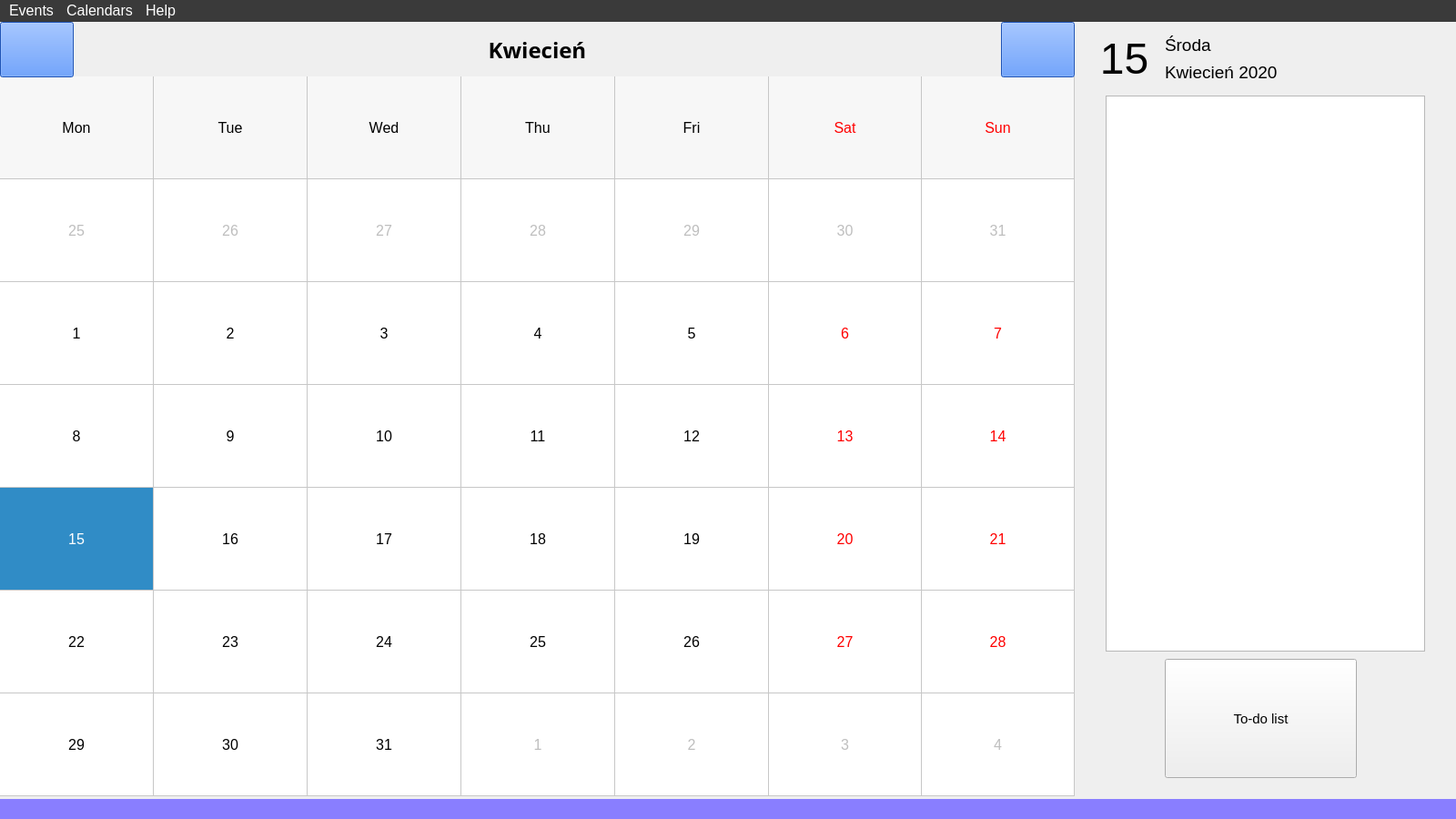
<?xml version="1.0" encoding="UTF-8"?>
<ui version="4.0">
 <class>MainWindow</class>
 <widget class="QMainWindow" name="MainWindow">
  <property name="geometry">
   <rect>
    <x>0</x>
    <y>0</y>
    <width>1600</width>
    <height>900</height>
   </rect>
  </property>
  <property name="minimumSize">
   <size>
    <width>1600</width>
    <height>900</height>
   </size>
  </property>
  <property name="maximumSize">
   <size>
    <width>1600</width>
    <height>900</height>
   </size>
  </property>
  <property name="windowTitle">
   <string>MainWindow</string>
  </property>
  <property name="styleSheet">
   <string notr="true"/>
  </property>
  <widget class="QWidget" name="centralwidget">
   <widget class="QCalendarWidget" name="calendar">
    <property name="geometry">
     <rect>
      <x>0</x>
      <y>60</y>
      <width>1181</width>
      <height>791</height>
     </rect>
    </property>
    <property name="font">
     <font>
      <pointsize>12</pointsize>
     </font>
    </property>
    <property name="styleSheet">
     <string notr="true"/>
    </property>
    <property name="minimumDate">
     <date>
      <year>2010</year>
      <month>9</month>
      <day>14</day>
     </date>
    </property>
    <property name="maximumDate">
     <date>
      <year>2040</year>
      <month>12</month>
      <day>31</day>
     </date>
    </property>
    <property name="gridVisible">
     <bool>true</bool>
    </property>
    <property name="verticalHeaderFormat">
     <enum>QCalendarWidget::NoVerticalHeader</enum>
    </property>
    <property name="navigationBarVisible">
     <bool>false</bool>
    </property>
    <property name="dateEditEnabled">
     <bool>false</bool>
    </property>
   </widget>
   <widget class="QPushButton" name="todo_button">
    <property name="geometry">
     <rect>
      <x>1280</x>
      <y>700</y>
      <width>211</width>
      <height>131</height>
     </rect>
    </property>
    <property name="font">
     <font>
      <pointsize>11</pointsize>
     </font>
    </property>
    <property name="statusTip">
     <string/>
    </property>
    <property name="whatsThis">
     <string/>
    </property>
    <property name="autoFillBackground">
     <bool>true</bool>
    </property>
    <property name="styleSheet">
     <string notr="true"/>
    </property>
    <property name="text">
     <string>To-do list</string>
    </property>
    <property name="icon">
     <iconset theme="dark">
      <normaloff>.</normaloff>.</iconset>
    </property>
    <property name="flat">
     <bool>false</bool>
    </property>
   </widget>
   <widget class="QLabel" name="day_number_label">
    <property name="geometry">
     <rect>
      <x>1190</x>
      <y>10</y>
      <width>91</width>
      <height>61</height>
     </rect>
    </property>
    <property name="font">
     <font>
      <pointsize>36</pointsize>
     </font>
    </property>
    <property name="text">
     <string>15</string>
    </property>
    <property name="alignment">
     <set>Qt::AlignCenter</set>
    </property>
   </widget>
   <widget class="QLabel" name="day_of_week_label">
    <property name="geometry">
     <rect>
      <x>1280</x>
      <y>10</y>
      <width>171</width>
      <height>31</height>
     </rect>
    </property>
    <property name="font">
     <font>
      <pointsize>14</pointsize>
     </font>
    </property>
    <property name="text">
     <string>Środa</string>
    </property>
   </widget>
   <widget class="QLabel" name="month_and_year_label">
    <property name="geometry">
     <rect>
      <x>1280</x>
      <y>40</y>
      <width>171</width>
      <height>31</height>
     </rect>
    </property>
    <property name="font">
     <font>
      <pointsize>14</pointsize>
     </font>
    </property>
    <property name="text">
     <string>Kwiecień 2020</string>
    </property>
   </widget>
   <widget class="QLabel" name="month_header_label">
    <property name="geometry">
     <rect>
      <x>340</x>
      <y>0</y>
      <width>501</width>
      <height>61</height>
     </rect>
    </property>
    <property name="font">
     <font>
      <family>Bahnschrift SemiBold</family>
      <pointsize>18</pointsize>
      <weight>75</weight>
      <bold>true</bold>
     </font>
    </property>
    <property name="text">
     <string>Kwiecień</string>
    </property>
    <property name="alignment">
     <set>Qt::AlignCenter</set>
    </property>
   </widget>
   <widget class="QPushButton" name="nextmonth_header_button">
    <property name="geometry">
     <rect>
      <x>1100</x>
      <y>0</y>
      <width>81</width>
      <height>61</height>
     </rect>
    </property>
    <property name="font">
     <font>
      <pointsize>18</pointsize>
      <weight>75</weight>
      <bold>true</bold>
     </font>
    </property>
    <property name="styleSheet">
     <string notr="true">color: black;
background-image: url(:/new/prefix1/next.png);
background-color: rgb(44, 118, 255);</string>
    </property>
    <property name="text">
     <string/>
    </property>
    <property name="shortcut">
     <string>Ctrl++</string>
    </property>
   </widget>
   <widget class="QPushButton" name="prevmonth_header_button">
    <property name="geometry">
     <rect>
      <x>0</x>
      <y>0</y>
      <width>81</width>
      <height>61</height>
     </rect>
    </property>
    <property name="font">
     <font>
      <pointsize>18</pointsize>
      <weight>75</weight>
      <bold>true</bold>
     </font>
    </property>
    <property name="styleSheet">
     <string notr="true">background-color: white;
background-color: rgb(44, 118, 255);
background-image: url(:/new/prefix1/prev.png);
color: black;
</string>
    </property>
    <property name="text">
     <string notr="true"/>
    </property>
    <property name="shortcut">
     <string>Ctrl+-</string>
    </property>
    <property name="autoExclusive">
     <bool>true</bool>
    </property>
   </widget>
   <widget class="QListWidget" name="dynamic_label">
    <property name="geometry">
     <rect>
      <x>1215</x>
      <y>81</y>
      <width>351</width>
      <height>611</height>
     </rect>
    </property>
    <property name="font">
     <font>
      <family>Yu Gothic UI Light</family>
      <pointsize>12</pointsize>
     </font>
    </property>
   </widget>
  </widget>
  <widget class="QMenuBar" name="menubar">
   <property name="geometry">
    <rect>
     <x>0</x>
     <y>0</y>
     <width>1600</width>
     <height>32</height>
    </rect>
   </property>
   <property name="palette">
    <palette>
     <active>
      <colorrole role="WindowText">
       <brush brushstyle="SolidPattern">
        <color alpha="255">
         <red>255</red>
         <green>255</green>
         <blue>255</blue>
        </color>
       </brush>
      </colorrole>
      <colorrole role="Button">
       <brush brushstyle="SolidPattern">
        <color alpha="255">
         <red>58</red>
         <green>58</green>
         <blue>58</blue>
        </color>
       </brush>
      </colorrole>
      <colorrole role="Text">
       <brush brushstyle="SolidPattern">
        <color alpha="255">
         <red>255</red>
         <green>255</green>
         <blue>255</blue>
        </color>
       </brush>
      </colorrole>
      <colorrole role="ButtonText">
       <brush brushstyle="SolidPattern">
        <color alpha="255">
         <red>255</red>
         <green>255</green>
         <blue>255</blue>
        </color>
       </brush>
      </colorrole>
      <colorrole role="Base">
       <brush brushstyle="SolidPattern">
        <color alpha="255">
         <red>58</red>
         <green>58</green>
         <blue>58</blue>
        </color>
       </brush>
      </colorrole>
      <colorrole role="Window">
       <brush brushstyle="SolidPattern">
        <color alpha="255">
         <red>58</red>
         <green>58</green>
         <blue>58</blue>
        </color>
       </brush>
      </colorrole>
      <colorrole role="Highlight">
       <brush brushstyle="SolidPattern">
        <color alpha="170">
         <red>4</red>
         <green>3</green>
         <blue>3</blue>
        </color>
       </brush>
      </colorrole>
      <colorrole role="HighlightedText">
       <brush brushstyle="SolidPattern">
        <color alpha="255">
         <red>53</red>
         <green>53</green>
         <blue>53</blue>
        </color>
       </brush>
      </colorrole>
      <colorrole role="AlternateBase">
       <brush brushstyle="SolidPattern">
        <color alpha="255">
         <red>39</red>
         <green>39</green>
         <blue>39</blue>
        </color>
       </brush>
      </colorrole>
      <colorrole role="PlaceholderText">
       <brush brushstyle="NoBrush">
        <color alpha="128">
         <red>255</red>
         <green>255</green>
         <blue>255</blue>
        </color>
       </brush>
      </colorrole>
     </active>
     <inactive>
      <colorrole role="WindowText">
       <brush brushstyle="SolidPattern">
        <color alpha="255">
         <red>255</red>
         <green>255</green>
         <blue>255</blue>
        </color>
       </brush>
      </colorrole>
      <colorrole role="Button">
       <brush brushstyle="SolidPattern">
        <color alpha="255">
         <red>58</red>
         <green>58</green>
         <blue>58</blue>
        </color>
       </brush>
      </colorrole>
      <colorrole role="Text">
       <brush brushstyle="SolidPattern">
        <color alpha="255">
         <red>255</red>
         <green>255</green>
         <blue>255</blue>
        </color>
       </brush>
      </colorrole>
      <colorrole role="ButtonText">
       <brush brushstyle="SolidPattern">
        <color alpha="255">
         <red>255</red>
         <green>255</green>
         <blue>255</blue>
        </color>
       </brush>
      </colorrole>
      <colorrole role="Base">
       <brush brushstyle="SolidPattern">
        <color alpha="255">
         <red>58</red>
         <green>58</green>
         <blue>58</blue>
        </color>
       </brush>
      </colorrole>
      <colorrole role="Window">
       <brush brushstyle="SolidPattern">
        <color alpha="255">
         <red>58</red>
         <green>58</green>
         <blue>58</blue>
        </color>
       </brush>
      </colorrole>
      <colorrole role="Highlight">
       <brush brushstyle="SolidPattern">
        <color alpha="170">
         <red>4</red>
         <green>3</green>
         <blue>3</blue>
        </color>
       </brush>
      </colorrole>
      <colorrole role="HighlightedText">
       <brush brushstyle="SolidPattern">
        <color alpha="255">
         <red>53</red>
         <green>53</green>
         <blue>53</blue>
        </color>
       </brush>
      </colorrole>
      <colorrole role="AlternateBase">
       <brush brushstyle="SolidPattern">
        <color alpha="255">
         <red>39</red>
         <green>39</green>
         <blue>39</blue>
        </color>
       </brush>
      </colorrole>
      <colorrole role="PlaceholderText">
       <brush brushstyle="NoBrush">
        <color alpha="128">
         <red>255</red>
         <green>255</green>
         <blue>255</blue>
        </color>
       </brush>
      </colorrole>
     </inactive>
     <disabled>
      <colorrole role="WindowText">
       <brush brushstyle="SolidPattern">
        <color alpha="255">
         <red>255</red>
         <green>255</green>
         <blue>255</blue>
        </color>
       </brush>
      </colorrole>
      <colorrole role="Button">
       <brush brushstyle="SolidPattern">
        <color alpha="255">
         <red>58</red>
         <green>58</green>
         <blue>58</blue>
        </color>
       </brush>
      </colorrole>
      <colorrole role="Text">
       <brush brushstyle="SolidPattern">
        <color alpha="255">
         <red>255</red>
         <green>255</green>
         <blue>255</blue>
        </color>
       </brush>
      </colorrole>
      <colorrole role="ButtonText">
       <brush brushstyle="SolidPattern">
        <color alpha="255">
         <red>255</red>
         <green>255</green>
         <blue>255</blue>
        </color>
       </brush>
      </colorrole>
      <colorrole role="Base">
       <brush brushstyle="SolidPattern">
        <color alpha="255">
         <red>58</red>
         <green>58</green>
         <blue>58</blue>
        </color>
       </brush>
      </colorrole>
      <colorrole role="Window">
       <brush brushstyle="SolidPattern">
        <color alpha="255">
         <red>58</red>
         <green>58</green>
         <blue>58</blue>
        </color>
       </brush>
      </colorrole>
      <colorrole role="Highlight">
       <brush brushstyle="SolidPattern">
        <color alpha="170">
         <red>31</red>
         <green>117</green>
         <blue>204</blue>
        </color>
       </brush>
      </colorrole>
      <colorrole role="HighlightedText">
       <brush brushstyle="SolidPattern">
        <color alpha="255">
         <red>53</red>
         <green>53</green>
         <blue>53</blue>
        </color>
       </brush>
      </colorrole>
      <colorrole role="AlternateBase">
       <brush brushstyle="SolidPattern">
        <color alpha="255">
         <red>39</red>
         <green>39</green>
         <blue>39</blue>
        </color>
       </brush>
      </colorrole>
      <colorrole role="PlaceholderText">
       <brush brushstyle="NoBrush">
        <color alpha="128">
         <red>255</red>
         <green>255</green>
         <blue>255</blue>
        </color>
       </brush>
      </colorrole>
     </disabled>
    </palette>
   </property>
   <property name="font">
    <font>
     <pointsize>12</pointsize>
    </font>
   </property>
   <property name="autoFillBackground">
    <bool>false</bool>
   </property>
   <property name="styleSheet">
    <string notr="true">color: rgb(255, 255, 255);
alternate-background-color: rgb(39, 39, 39);
selection-color: rgb(53, 53, 53);
background-color: rgb(58, 58, 58);</string>
   </property>
   <widget class="QMenu" name="menuCalendars">
    <property name="title">
     <string>Calendars</string>
    </property>
    <addaction name="actionSee_calendars"/>
   </widget>
   <widget class="QMenu" name="menuHelp">
    <property name="title">
     <string>Help</string>
    </property>
    <addaction name="actionKey_shortcuts"/>
    <addaction name="actionTutorial"/>
   </widget>
   <widget class="QMenu" name="menuEvents">
    <property name="title">
     <string>Events</string>
    </property>
    <addaction name="actionSee_Agenda"/>
    <addaction name="actionEvent_Manager"/>
   </widget>
   <addaction name="menuEvents"/>
   <addaction name="menuCalendars"/>
   <addaction name="menuHelp"/>
  </widget>
  <widget class="QStatusBar" name="statusbar">
   <property name="styleSheet">
    <string notr="true">background-color: rgb(137, 126, 255);</string>
   </property>
  </widget>
  <action name="actionKey_shortcuts">
   <property name="text">
    <string>Key shortcuts</string>
   </property>
  </action>
  <action name="actionAbout_me">
   <property name="text">
    <string>About me</string>
   </property>
  </action>
  <action name="actionTutorial">
   <property name="text">
    <string>About Program /Tutorial</string>
   </property>
   <property name="shortcut">
    <string>Ctrl+T</string>
   </property>
  </action>
  <action name="actionSave_tasks">
   <property name="text">
    <string>Save tasks To File</string>
   </property>
   <property name="shortcut">
    <string>Ctrl+S</string>
   </property>
  </action>
  <action name="actionLoad_Tasks_From_File">
   <property name="text">
    <string>Load Tasks From File</string>
   </property>
   <property name="shortcut">
    <string>Ctrl+O</string>
   </property>
  </action>
  <action name="actionNew_calendar">
   <property name="text">
    <string>New calendar</string>
   </property>
   <property name="shortcut">
    <string>Ctrl+N</string>
   </property>
  </action>
  <action name="actionAdd_calendar">
   <property name="text">
    <string>Add calendar</string>
   </property>
  </action>
  <action name="actionDelete_calendar">
   <property name="text">
    <string>Delete calendar</string>
   </property>
  </action>
  <action name="actionSee_Agenda">
   <property name="text">
    <string>See Agenda</string>
   </property>
   <property name="shortcut">
    <string>Ctrl+A</string>
   </property>
  </action>
  <action name="actionSee_calendars">
   <property name="text">
    <string>MyCalendar Manager</string>
   </property>
   <property name="shortcut">
    <string>Ctrl+M</string>
   </property>
  </action>
  <action name="actionDelete_task">
   <property name="text">
    <string>Delete task</string>
   </property>
  </action>
  <action name="actionEvent_Manager">
   <property name="text">
    <string>Event Manager</string>
   </property>
   <property name="shortcut">
    <string>Ctrl+E</string>
   </property>
  </action>
 </widget>
 <resources/>
 <connections>
  <connection>
   <sender>calendar</sender>
   <signal>activated(QDate)</signal>
   <receiver>MainWindow</receiver>
   <slot>close()</slot>
   <hints>
    <hint type="sourcelabel">
     <x>590</x>
     <y>487</y>
    </hint>
    <hint type="destinationlabel">
     <x>799</x>
     <y>449</y>
    </hint>
   </hints>
  </connection>
 </connections>
</ui>
